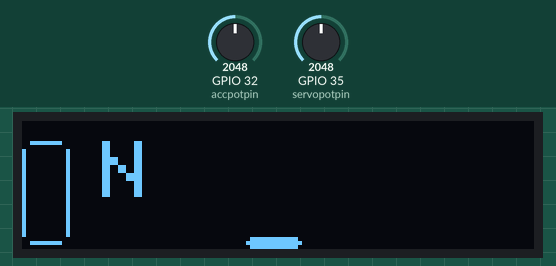
A program run on a simulated ESP32. Parts: 128×32 one-colour display. Inputs (shaded band) come from the test bench; at power-on: GPIO 32 (accpotpin) = 2048, GPIO 35 (servopotpin) = 2048. What the program prints to the serial monitor is not drawn.

Above: at 2.2 s.
2.3 s: GPIO 32 (accpotpin) set to 2097
At 2.6 s:
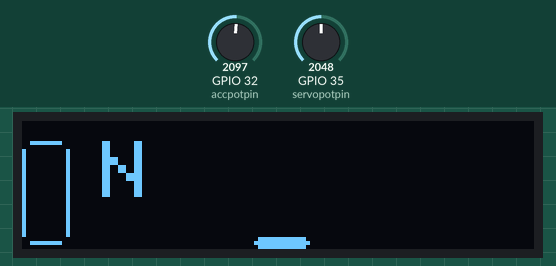
3.8 s: GPIO 35 (servopotpin) set to 2204
At 4.3 s:
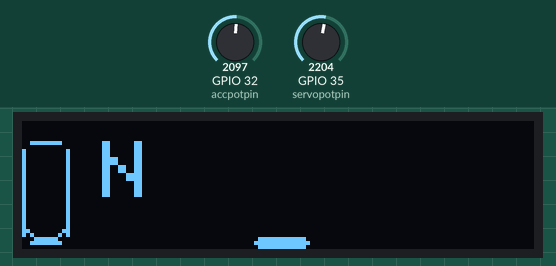
5.3 s: GPIO 35 (servopotpin) set to 2274
At 6.5 s:
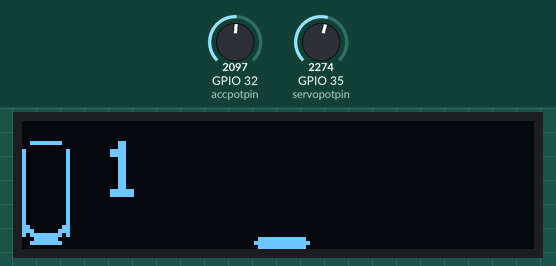
6.8 s: GPIO 35 (servopotpin) set to 1228
At 7.4 s:
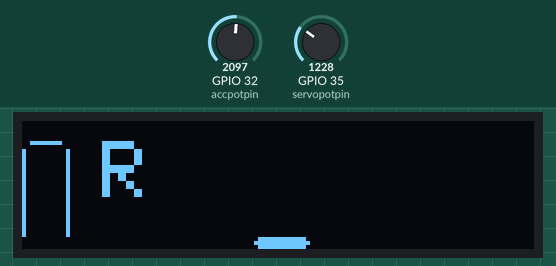
8.3 s: GPIO 32 (accpotpin) set to 2047
At 9.5 s:
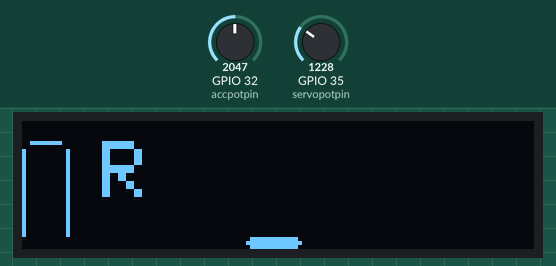
9.8 s: GPIO 32 (accpotpin) set to 1228
At 11.3 s:
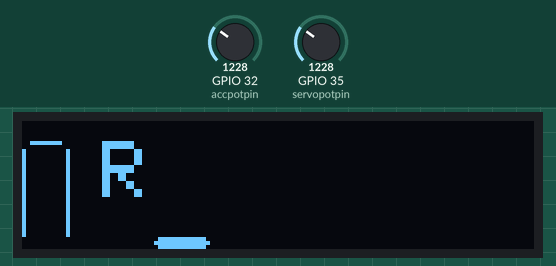
Timing chart, 0 to 12.3 s (numbered marks = the images above; inputs shaded):
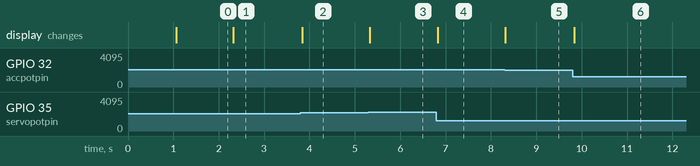

Measured:
- the behaviour switches between 2055 and 2056 on GPIO 32 (accpotpin) (found by bisection; images 0 and 1)
- the behaviour switches between 2248 and 2249 on GPIO 35 (servopotpin) (found by bisection; images 2 and 3)
- after the input at 2.3 s, the display: changes at once (image 1)
- after the input at 3.8 s, the display: changes at once (image 2)
- after the input at 5.3 s, the display: changes at once (image 3)
- after the input at 6.8 s, the display: changes at once (image 4)
- after the input at 8.3 s, the display: changes at once (image 5)
- after the input at 9.8 s, the display: changes at once (image 6)

The program:

main.cpp
```cpp
#include <Arduino.h>
#include <SPI.h>
#include <Wire.h>
#include <Adafruit_GFX.h>
#include <Adafruit_SSD1306.h>
#include <WiFi.h>
#include <esp_now.h>

uint8_t mac_peer[] = {0x8C, 0xAA, 0xB5, 0x78, 0x77, 0x4B};
esp_now_peer_info_t peer;

typedef struct message {
   int red;
   int green;
};
struct message myMessage;

#define SCREEN_WIDTH 128
#define SCREEN_HEIGHT 32
#define accpotpin 32
#define servopotpin 35

int acc, servo, accheight, servoheight, firstmap, secondmap = 0;
char marcha[] = "";
u_int16_t x = 0;

#define OLED_RESET     -1
#define SCREEN_ADDRESS 0x3C
Adafruit_SSD1306 display(SCREEN_WIDTH, SCREEN_HEIGHT, &Wire, OLED_RESET);

const unsigned char epd_bitmap_New_Project [] PROGMEM = {
	0x00, 0xc3, 0x00, 0x00, 0x00, 0x00, 0x00, 0x00, 0x00, 0x00, 0x00, 0x00, 0x00, 0x00, 0x00, 0x00,
	0x03, 0xff, 0xbf, 0x80, 0x00, 0x00, 0x00, 0x00, 0x00, 0x00, 0x00, 0x00, 0x00, 0x00, 0x00, 0x00,
	0x03, 0xbf, 0x83, 0x00, 0x00, 0x00, 0x00, 0x00, 0x00, 0x00, 0x00, 0x00, 0x00, 0x00, 0x00, 0x00,
	0x7e, 0xff, 0xff, 0x00, 0x00, 0x00, 0x00, 0x00, 0x00, 0x00, 0x00, 0x00, 0x00, 0x00, 0x00, 0x00,
	0x7f, 0xfc, 0x1e, 0x00, 0x00, 0x00, 0x00, 0x00, 0x00, 0x00, 0x00, 0x00, 0x00, 0x00, 0x00, 0x00,
	0x9f, 0xfc, 0x3e, 0x40, 0x00, 0x00, 0x00, 0x00, 0x00, 0x00, 0x00, 0x00, 0x00, 0x00, 0x00, 0x00,
	0x9f, 0x7f, 0xff, 0xc0, 0x00, 0x00, 0x00, 0x00, 0x00, 0x00, 0x00, 0x00, 0x00, 0x00, 0x00, 0x00,
	0x1c, 0x3f, 0xff, 0xc0, 0x00, 0x03, 0xff, 0xc7, 0xfe, 0x00, 0x0f, 0xc0, 0x3f, 0xfe, 0x03, 0xe0,
	0x7e, 0x3f, 0xff, 0xc0, 0x00, 0x03, 0xff, 0xcf, 0xff, 0xc0, 0x7f, 0xf0, 0x3f, 0xfe, 0x1f, 0xf8,
	0x0e, 0x3f, 0xff, 0x80, 0x00, 0x03, 0xff, 0xcf, 0xff, 0xe0, 0xff, 0xfc, 0x3f, 0xfe, 0x3f, 0xf8,
	0x03, 0x7f, 0xfa, 0x40, 0x00, 0x03, 0xff, 0xcf, 0xff, 0xe1, 0xff, 0xfc, 0x3f, 0xfe, 0x7f, 0xf8,
	0x00, 0xff, 0xfe, 0x88, 0x00, 0x03, 0xe0, 0x0f, 0xc3, 0xe1, 0xf0, 0x7e, 0x3e, 0x00, 0x7c, 0x00,
	0x00, 0x03, 0xdf, 0xf1, 0x00, 0x03, 0xe0, 0x0f, 0xc3, 0xf3, 0xf0, 0x7e, 0x3e, 0x00, 0x7c, 0x00,
	0x00, 0x00, 0x17, 0xf5, 0x80, 0x03, 0xe0, 0x0f, 0xc3, 0xe3, 0xf0, 0x3e, 0x3e, 0x00, 0x7f, 0x00,
	0x00, 0x00, 0x03, 0xfc, 0xe0, 0x03, 0xe0, 0x0f, 0xc3, 0xe3, 0xf0, 0x3e, 0x3f, 0xfc, 0x7f, 0xe0,
	0x00, 0x00, 0x00, 0x7f, 0x3c, 0x03, 0xff, 0x8f, 0xff, 0xe3, 0xf0, 0x3f, 0x3f, 0xfc, 0x3f, 0xf0,
	0x00, 0x00, 0x03, 0x3f, 0x9e, 0x03, 0xff, 0x8f, 0xff, 0x83, 0xf0, 0x3e, 0x3f, 0xfc, 0x3f, 0xf8,
	0x00, 0x00, 0x01, 0x9f, 0xce, 0x03, 0xff, 0x8f, 0xff, 0x83, 0xf0, 0x3e, 0x3f, 0x00, 0x0f, 0xfc,
	0x00, 0x00, 0x00, 0xdf, 0xe7, 0x83, 0xe0, 0x0f, 0xcf, 0xc3, 0xf0, 0x3e, 0x3e, 0x00, 0x03, 0xfc,
	0x00, 0x00, 0x01, 0xcf, 0xf7, 0xc3, 0xe0, 0x0f, 0xc7, 0xe3, 0xf0, 0x7e, 0x3e, 0x00, 0x00, 0x7c,
	0x00, 0x00, 0x00, 0xdf, 0xf3, 0xc3, 0xe0, 0x0f, 0xc7, 0xe3, 0xf0, 0x7e, 0x3e, 0x00, 0x00, 0x7c,
	0x00, 0x00, 0x01, 0xdf, 0xf3, 0xe3, 0xe0, 0x0f, 0xc3, 0xe1, 0xf8, 0xfc, 0x3f, 0xfe, 0x7f, 0xfc,
	0x00, 0x00, 0x03, 0xdf, 0xfb, 0xc3, 0xe0, 0x0f, 0xc3, 0xf1, 0xff, 0xfc, 0x3f, 0xfe, 0x7f, 0xfc,
	0x00, 0x00, 0x07, 0x9f, 0xfb, 0xe3, 0xe0, 0x0f, 0xc3, 0xf0, 0xff, 0xf8, 0x3f, 0xfe, 0x7f, 0xf8,
	0x00, 0x00, 0x1f, 0xbf, 0xfb, 0xe3, 0xe0, 0x0f, 0xc3, 0xf0, 0x3f, 0xe0, 0x3f, 0xfe, 0x7f, 0xf0,
	0x00, 0x00, 0x7e, 0x3f, 0xfb, 0xe0, 0x00, 0x00, 0x00, 0x00, 0x00, 0x00, 0x00, 0x00, 0x00, 0x00,
	0x00, 0x01, 0xfc, 0x7f, 0xfb, 0xe0, 0x00, 0x00, 0x00, 0x00, 0x00, 0x00, 0x00, 0x00, 0x00, 0x00,
	0x00, 0x03, 0xf1, 0xff, 0xf3, 0xe0, 0x00, 0x00, 0x00, 0x00, 0x00, 0x00, 0x00, 0x00, 0x00, 0x00,
	0x00, 0x7f, 0xe7, 0xff, 0xf7, 0xe0, 0x00, 0x00, 0x00, 0x00, 0x00, 0x00, 0x00, 0x00, 0x00, 0x00,
	0x02, 0xff, 0x0f, 0xff, 0xe7, 0xe0, 0x00, 0x00, 0x00, 0x00, 0x00, 0x00, 0x00, 0x00, 0x00, 0x00,
	0x2f, 0xf8, 0x3f, 0xff, 0x8f, 0xa0, 0x00, 0x00, 0x00, 0x00, 0x00, 0x00, 0x00, 0x00, 0x00, 0x00,
	0xff, 0xd1, 0xff, 0xff, 0x1f, 0xe0, 0x00, 0x00, 0x00, 0x00, 0x00, 0x00, 0x00, 0x00, 0x00, 0x00
};

void dashboard(int var, int othervar) {
  display.clearDisplay();

  if (var <= 120){
    marcha[0] = 'R';
  } else if (var >= 220){
    marcha[0] = '3';
  } else if (var >= 180){
    marcha[0] = '2';
  } else if (var >= 140){
    marcha[0] = '1';
  } else {
    marcha[0] = 'N';
  }


  display.drawRoundRect(0, 5, 12, 26, display.height()/10, SSD1306_INVERSE);
  firstmap = map(var, 128, 255, 24, 0);
  display.fillRoundRect(1, 6, 10, 24, display.height()/10, SSD1306_INVERSE);
  display.fillRoundRect(1, 6, 10, firstmap, display.height()/10, SSD1306_BLACK);

  display.setTextSize(2);
  display.setTextColor(SSD1306_WHITE);
  display.setCursor(20,5);
  display.println(F(marcha));

  secondmap = map(othervar, 0, 255, 0, 114);
  display.fillRoundRect(secondmap, 29, 14, 3, display.height()/3, SSD1306_INVERSE);
  display.display();
}

void setup() {
  Serial.begin(115200);

  // SSD1306_SWITCHCAPVCC = generate display voltage from 3.3V internally
  if(!display.begin(SSD1306_SWITCHCAPVCC, SCREEN_ADDRESS)) {
    Serial.println(F("SSD1306 allocation failed"));
    for(;;); // Don't proceed, loop forever
  }

  display.clearDisplay();
  display.drawBitmap(0, 0, epd_bitmap_New_Project, 128, 32, WHITE);

  display.display();
  delay(1000);
  display.clearDisplay();

  WiFi.mode(WIFI_STA);
  Serial.print("Mac Address: ");
  Serial.print(WiFi.macAddress());
  Serial.println("ESP32 ESP-Now Broadcast");
  if (esp_now_init() != 0) {
    Serial.println("Problem during ESP-NOW init");
    return;
  }

  // esp_wifi_set_channel(chan,WIFI_SECOND_CHAN_NONE)
  memcpy(peer.peer_addr, mac_peer, 6);
  peer.channel = 0;
  peer.encrypt = 0;
  // Register the peer
  Serial.println("Registering a peer 1");
  if ( esp_now_add_peer(&peer) == ESP_OK) {
    Serial.println("Peer 1 added");
  }
}

void loop() {
  acc = analogRead(accpotpin);
  servo = analogRead(servopotpin);

  accheight = map(acc, 0, 4095, 0, 255);
  servoheight = map(servo, 0, 4095, 0, 255);

  myMessage.red = accheight;
  myMessage.green = servoheight;
  esp_now_send(NULL, (uint8_t *) &myMessage, sizeof(myMessage));

  dashboard(servoheight, accheight);
  delay(10);
}
```
